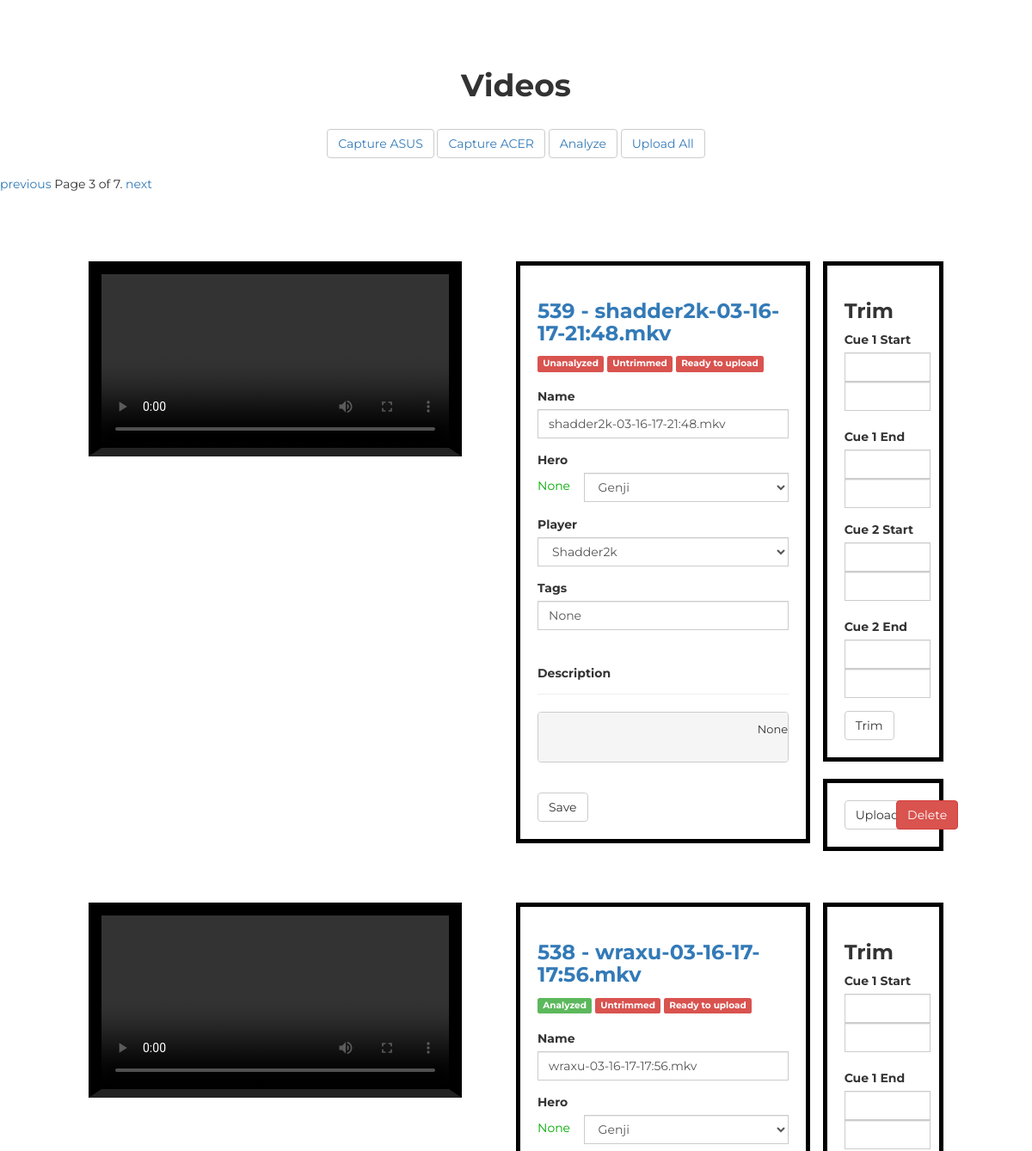
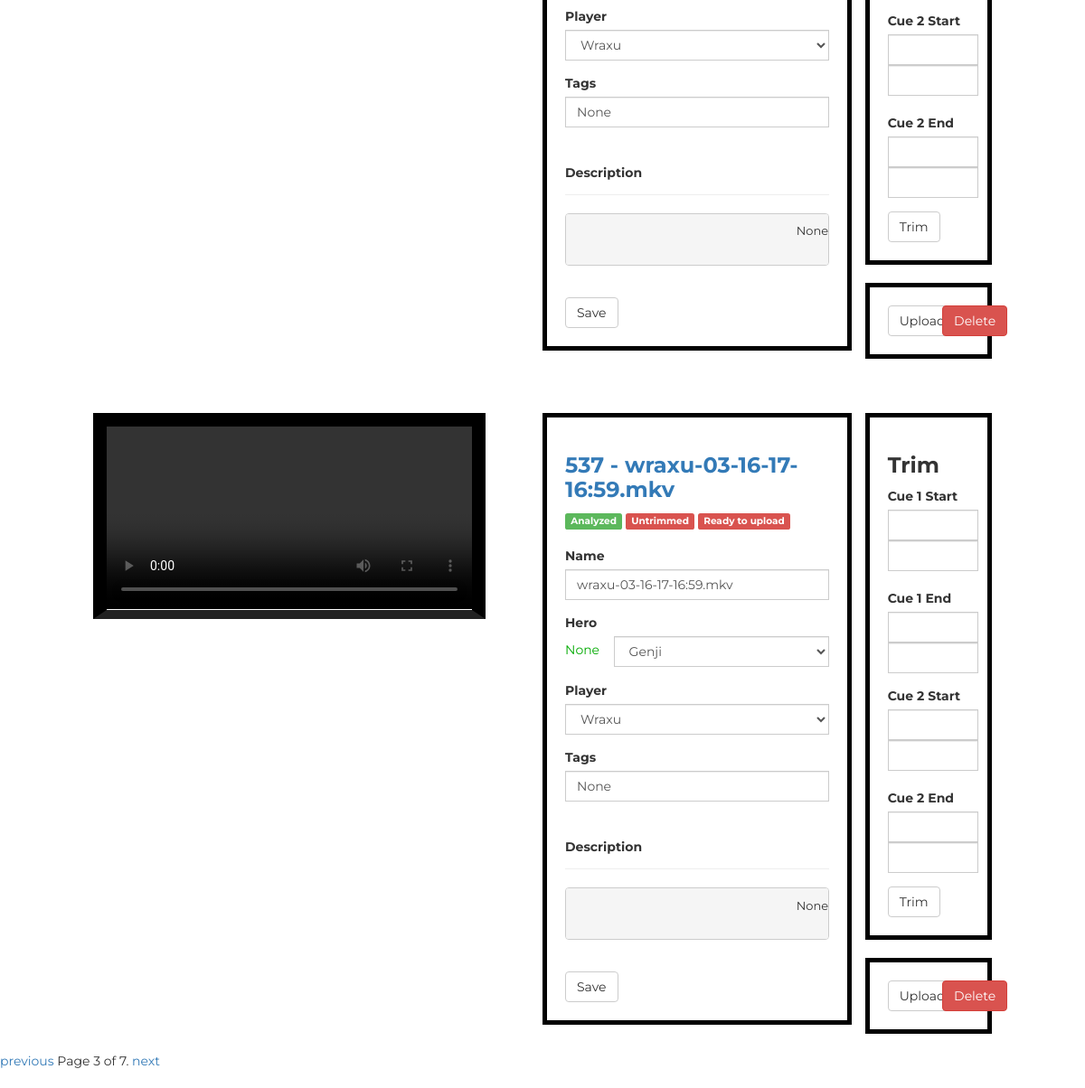
Page /cms/?page=3 on the committed database (2 pictures, top to bottom).
### video/models.py (models this page shows)
class Ytvideo(models.Model):
	name = models.CharField(max_length=120)
	description = models.TextField(blank=True, null=True)
	tags = models.TextField(blank=True, null=True)
	hero = models.CharField(max_length=120, blank=True, null=True)
	is_trimmed = models.BooleanField(default=False)
	is_uploaded = models.BooleanField(default=False)
	is_analyzed = models.BooleanField(default=False)
	player = models.ForeignKey(Player, blank=True, null=True)
	trimmed_path = models.CharField(max_length=120, blank=True, null=True)
	vid_path = models.CharField(max_length=120)
	vid_link = models.CharField(max_length=100, blank=True, null=True)
	timestamp = models.DateTimeField(auto_now_add=True, auto_now=False)
	def __unicode__(self):
		return str(self.pk) + ' -- ' + self.name
	def get_desc(self):
		twitter = ''
		if self.player.twitter:
			twitter = '\ntwitter: ' + self.player.twitter
		m = 'Overwatch Season 3 Daily Dose\nSubscribe for daily dose: https://www.youtube.com/channel/UCaZrokkXp1jnG1ObCcTc6hA?sub_confirmation=1\n\n' + self.name + '\n\n' + 'Overwatch Pro gameplays & highlights. This video aims to help players learn from pro gamers.\n\n' + 'Support ' + self.player.name.upper() + ' here:\n\ntwitch: ' + self.player.url + twitter + '\n\nTwitch videos copyright belongs to the streamers.  If you want one of the videos removed, contact me at my email address below.\n\nSubscribe to receive notifications of future uploads :p'
		return m
	def get_tag(self):
		tags = 'Overwatch,' + self.player.name + ',' + self.hero + ',' + self.player.name + ' ' + self.hero + ',best ' + self.hero + ',pro ' + self.hero
		return tags
	def num_of_cues(self):
		return len(self.vidcue_set.all())
	def delete_vid(self):
		subprocess.call(['sh', 'video/scripts/delete_vid.sh', self.vid_link, self.vid_path])
		self.delete()
	def generate_screenshots(self):
		vid_link = str('ytow' + self.vid_link)
		template_path = str(TEMPLATE_PATH)
		template = Image.open(template_path)
		template_data = np.asarray(template)
		vid = skvideo.io.vreader(vid_link)
		count = 0
		for frame in vid:
			count += 1
			if count % 60 == 0:
				res = cv2.matchTemplate(frame, template_data, cv2.TM_CCOEFF_NORMED)
				print str(count) + ' --- ' + str(res) + ' --- ' + self.name
				if res > 0.3:
					print 'HIT!'
					length = count / 60
					mins = length / 60
					secs = length % 60
					out_folder = str(self.pk) + '/'
					out_time = str(mins).zfill(2) + ':' + str(secs).zfill(2)
					out_name = out_time + '.jpg'
					im = Image.fromarray(frame)
					out_folder_path = str('ytow/static/screenshots/') + out_folder
					if not os.path.exists(out_folder_path):
						os.makedirs(out_folder_path)
					save_out_name = str('ytow/static/screenshots/') + out_folder + out_name
					db_out_name = str('/static/screenshots/') + out_folder + out_name
					Screenshot.objects.create(
						video=self,
						path=db_out_name,
						name=out_time,
					)
					im.save(save_out_name)
		print 'Done'
	def trim(self):
		cues = self.vidcue_set.all()
		if cues:
			for i, cue in enumerate(cues):
				start = cue.start
				end = cue.end
				start_m = int(start.split(':')[1])
				end_m = int(end.split(':')[1])
				start_s = int(start.split(':')[2])
				end_s = int(end.split(':')[2])
				print start_m, end_m, start_s, end_s
				diff = end_m * 60 + end_s - start_m * 60 - start_s
				print diff
				m = str(diff/60)
				s = str(diff%60)
				m = m.zfill(2)
				s = s.zfill(2)
				print m, s
				duration = '00:' + m + ':' + s
				print duration
				vid_name = self.name
				out_name = vid_name.split('.')[0] + str(cue.pk) + str(i) + '.mkv'
				try:
					subprocess.call(['sh', 'video/scripts/trim.sh', vid_name, start, duration, IN_FOLDER, OUT_FOLDER, out_name])
				except Exception, e:
					raise e
				else:
					self.is_trimmed = True
					trimmed_path = '/hdd/things/trimmed/' + out_name
					self.trimmed_path = trimmed_path
					self.save()
					return True
		return False
	def upload(self):
		vid_name = self.name
		title = vid_name
		tags = self.tags
		desc = self.get_desc()
		self.is_uploaded = True
		self.save()
		try:
			subprocess.call(['sh', 'video/scripts/upload.sh', title, desc, tags, self.trimmed_path])
		except Exception, e:
			raise e
	def open_vlc(self):
		name = 'ytow/' + self.vid_link
		try:
			subprocess.call(['sh', 'video/scripts/open.sh', name])
		except Exception, e:
			raise e
	def load_hero_avatars(self):
		hero_avatars = os.listdir(HERO_AVATAR_PATH)
		hs = []
		for h in hero_avatars:
			path = os.path.join(HERO_AVATAR_PATH, h)
			im = Image.open(path)
			hs.append((h.replace('.jpg', ''), im))
		return hs
	def compute_hero(self, start='', end=''):
		if not start:
			print 'No cues given.. pass'
			pass
		start_min = int(start[3:5])
		end_min = int(end[3:5])
		screenshots = self.screenshot_set.all()
		names = [s.name for s in screenshots]
		mins = [int(s.split(':')[0]) for s in names]
		start_ind = bisect.bisect(mins, start_min)
		end_ind = bisect.bisect(mins, end_min)
		screenshots = screenshots[start_ind:end_ind+1]
		ims = []
		for s in screenshots:
			path = 'ytow/' + s.path
			im = Image.open(path)
			ims.append(im)
		hero_count = defaultdict(int)
		hs = self.load_hero_avatars()
		for im in ims:
			hero_avatar = im.crop((430, 557, 533, 633))
			hero_avatar_data = np.asarray(hero_avatar)
			hero_prob = -1
			hero_name = ''
			for h in hs:
				h_name = h[0]
				h_data = np.asarray(h[1])
				res = cv2.matchTemplate(hero_avatar_data, h_data, cv2.TM_CCOEFF_NORMED)
				if res > hero_prob:
					hero_prob = res
					hero_name = h_name
			hero_count[hero_name] += 1
		hero = max(hero_count, key=hero_count.get)
		self.hero = hero
		super(Ytvideo, self).save()
	def analyze(self):
		pass

### video/views.py (the view)
# urls.py: url(r'^cms/$', video_views.cms, name='cms'),
def cms(request):
	videos = Ytvideo.objects.filter(is_uploaded=False).order_by('-timestamp')
	players = Player.objects.all()
	heros = Hero.objects.order_by('name')
	paginator = Paginator(videos, 3)
	page = request.GET.get('page')
	context = {
		'players': players,
	}
	if request.GET and request.GET.get('upload_all'):
		vids_string = ''
		vids = Ytvideo.objects.filter(is_trimmed=True).filter(is_uploaded=False)
		for vid in vids:
			vid.is_uploaded = True
			vid.save()
			vids_string = vids_string + vid.trimmed_path + ' '
		vids_string = vids_string.strip()
		subprocess.call(['sh', 'video/scripts/mass_upload.sh'])
	if request.POST and request.POST.get('vid_delete'):
		print '\n\n\n\n START DELETING... \n\n\n\n'
		pk = request.POST.get('vid_id')
		vid = Ytvideo.objects.get(pk=int(pk))
		context['msg'] = 'Video has been successfully updated.\n' + vid.name
		vid.delete_vid()
		print 'Done deleting..'
		context['videos'] = Ytvideo.objects.filter(is_uploaded=False).order_by('-timestamp')[:3]
	if request.POST and request.POST.get('vid_name'):
		name = request.POST.get('vid_name')
		hero = request.POST.get('vid_hero')
		player = request.POST.get('vid_player')
		tags = request.POST.get('vid_tags')
		pk = request.POST.get('vid_id')
		vid = Ytvideo.objects.get(pk=int(pk))
		vid.name = name
		vid.hero = hero
		if tags:
			vid.tags = string.replace(tags.strip(), ' ', ',')
		player = Player.objects.get(pk=player)
		vid.player = player
		vid.description = vid.get_desc()
		vid.tags = vid.get_tag()
		vid.save()
		videos = Ytvideo.objects.filter(is_uploaded=False).order_by('-timestamp')
		context['msg'] = 'Video has been successfully updated.\n' + vid.name
	if request.POST and request.POST.get('vid_cue1_start_m'):
		pk = request.POST.get('vid_id')
		vid = Ytvideo.objects.get(pk=pk)
		vid_cue1_start_m = request.POST.get('vid_cue1_start_m')
		vid_cue1_start_s = request.POST.get('vid_cue1_start_s')
		vid_cue1_end_m = request.POST.get('vid_cue1_end_m')
		vid_cue1_end_s = request.POST.get('vid_cue1_end_s')
		vid_cue2_start_m = request.POST.get('vid_cue2_start_m')
		vid_cue2_start_s = request.POST.get('vid_cue2_start_s')
		vid_cue2_end_m = request.POST.get('vid_cue2_end_m')
		vid_cue2_end_s = request.POST.get('vid_cue2_end_s')
		if vid_cue1_start_m and vid_cue1_start_s and vid_cue1_end_m and vid_cue1_end_s:
			vid_cue1_start = '00:' + str(vid_cue1_start_m) + ':' + str(vid_cue1_start_s)
			vid_cue1_end = '00:' + str(vid_cue1_end_m) + ':' + str(vid_cue1_end_s)
			Vidcue.objects.create(
				video=vid,
				start=vid_cue1_start,
				end=vid_cue1_end,
				)
		if vid_cue2_start_m and vid_cue2_start_s and vid_cue2_end_m and vid_cue2_end_s:
			vid_cue2_start = '00:' + str(vid_cue2_start_m) + ':' + str(vid_cue2_start_s)
			vid_cue2_end = '00:' + str(vid_cue2_end_m) + ':' + str(vid_cue2_end_s)
			Vidcue.objects.create(
				video=vid,
				start=vid_cue2_start,
				end=vid_cue2_end,
				)
		vid.trim()
		if vid.is_analyzed:
			vid.compute_hero(vid_cue1_start, vid_cue1_end)
		context['msg'] = 'Trimmed successfully. ' + vid.name
		videos = Ytvideo.objects.filter(is_uploaded=False).order_by('-timestamp')
	if request.POST and request.POST.get('vid_upload'):
		pk = request.POST.get('vid_id')
		vid = Ytvideo.objects.get(pk=pk)
		vid.upload()
		context['msg'] = 'Uploaded successfully. ' + vid.name
	if request.POST and request.POST.get('analyze'):
		mass_screenshot()
		context['msg'] = 'Analyzed done!.. '
	try:
		videos = paginator.page(page)
	except PageNotAnInteger:
		videos = paginator.page(1)
	except EmptyPage:
		videos = paginator.page(paginator.num_pages)
	context['videos'] = videos
	return render(request, 'cms.html', context)

### templates/cms.html (shortened to what this page needs)
<!DOCTYPE html>
{% load staticfiles %}
<html>
<head>
	<link rel="stylesheet" type="text/css" href="{% static 'css/bootstrap.css' %}">
	<link rel="stylesheet" type="text/css" href="{% static 'css/main.css' %}">
</head>
<body>
	<div class="lg_padding"></div>
	<h1 class="text-center bold">Videos</h1>
	<div class="sm_padding text-center">
		<button class="btn btn-default"><a href="{% url 'video_capture' %}?capture=1">Capture ASUS</a></button>
		<button class="btn btn-default"><a href="{% url 'video_capture' %}?capture=2">Capture ACER</a></button>
		<button class="btn btn-default"><a href="{% url 'cms' %}?analyze=1">Analyze</a></button>
		<button class="btn btn-default"><a href="{% url 'cms' %}?upload_all=1">Upload All</a></button>
	</div>
	<div class="pagination text-center">
			<span class="step-links">
					{% if videos.has_previous %}
							<a href="?page={{ videos.previous_page_number }}">previous</a>
					{% endif %}
					<span class="current">
							Page {{ videos.number }} of {{ videos.paginator.num_pages }}.
					</span>
					{% if videos.has_next %}
							<a href="?page={{ videos.next_page_number }}">next</a>
					{% endif %}
			</span>
	</div>
	{% for vid in videos %}
	<div class="lg_padding"></div>
	<div class="row">
		<div class="col-xs-10 col-xs-offset-1">
		<div class="row">
			<div class="col-sm-6">
				<video controls class="vid_border_black">
					<source src="{{ vid.vid_link }}" type='video/webm'>
				</video>
			</div>
			<div class="col-sm-6">
				<div class="row">
					<div class="col-sm-8 border_black sm_padding_all">
						<a href="{% url 'video_detail' vid.pk %}"><h3 class="bold">{{ vid.pk }} - {{ vid.name }}</h3></a>
						<div class="inline">
							{% if vid.is_analyzed %}
								<span class="label label-success">Analyzed</span>
							{% else %}
								<span class="label label-danger">Unanalyzed</span>
							{% endif %}
							{% if vid.is_trimmed %}
								<span class="label label-success">Trimmed</span>
							{% else %}
								<span class="label label-danger">Untrimmed</span>
							{% endif %}
							{% if vid.is_uploaded %}
								<span class="label label-success">Uploaded</span>
							{% else %}
								<span class="label label-danger">Ready to upload</span>
							{% endif %}
						</div>
						<div class="sm_padding"></div>
						<form action="" method="POST" id="info_form">
							<div class="form-group">
								<label>Name</label>
								<input type="text" name="vid_name" id="vid_name" class="form-control" value="{{ vid.name }}">
							</div>
							<div class="form-group">
								<label>Hero</label>
								<div class="row">
								<div class="col-sm-2">
									<p class="green xs_padding">{{ vid.hero }}</p>
								</div>
								<div class="col-sm-10">
								<select class="form-control" name="vid_hero" id="vid_hero">
									<option selected="selected">
										Genji
									</option>
								</select>
								</div>
								</div>
							</div>
							<div class="form-group">
								<label>Player</label>
								<select class="form-control" id="vid_player" name="vid_player">
									{% for player in players %}
										{% if player == vid.player %}
											<option selected="selected" value="{{ player.pk }}">
										{% else %}
											<option value="{{ player.pk }}">
										{% endif %}
										{{ player.name }}
										</option>
									{% endfor %}
								</select>
							</div>
							<div class="form-group">
								<label>Tags</label>
								<input type="text" class="form-control" name="vid_tags" class="form-control" value="{{ vid.tags }}">
							</div>
							<div class="form-group">
								<div class="page-header">
								<label>Description</label>
								</div>
								<pre>
									{{ vid.description }}
								</pre>
							</div>
							<div class="sm_padding"></div>
							<input type="submit" name="Submit" value="Save" class="btn btn-default">
						</form>
					</div>
					<div class="col-sm-4">
						<div class="border_black sm_padding_all">
						<h3 class="bold">Trim</h3>
						<form action="" method="POST">
							<div class="form-group">
								<label>Cue 1 Start</label>
								<div class="form-inline">
									<input type="text" name="vid_cue1_start_m" class="form-control cue_input" value={{ vid.vidcue_set.first.start }}>
									<input type="text" name="vid_cue1_start_s" class="form-control cue_input">
								</div>
								<div class="sm_padding"></div>
								<label>Cue 1 End</label>
								<div class="form-inline">
									<input type="text" name="vid_cue1_end_m" class="form-control cue_input" value={{ vid.vidcue_set.first.end }}>
									<input type="text" name="vid_cue1_end_s" class="form-control cue_input">
								</div>
							</div>
							<div class="form-group">
								<label>Cue 2 Start</label>
								<div class="form-inline">
									{% if vid.num_of_cues == 2 %}
										<input type="text" name="vid_cue2_start_m" class="form-control cue_input" value={{ vid.vidcue_set.last.start }}>
									{% else %}
										<input type="text" name="vid_cue2_start_m" class="form-control cue_input">
									{% endif %}
									<input type="text" name="vid_cue2_start_s" class="form-control cue_input">
								</div>
								<div class="sm_padding"></div>
								<label>Cue 2 End</label>
								<div class="form-inline">
									{% if vid.num_of_cues == 2 %}
										<input type="text" name="vid_cue2_end_m" class="form-control cue_input" value={{ vid.vidcue_set.last.end }}>
									{% else %}
										<input type="text" name="vid_cue2_end_m" class="form-control cue_input">
									{% endif %}									<input type="text" name="vid_cue2_end_s" class="form-control cue_input">
								</div>
							</div>
							<input type="submit" value ="Trim" class="btn btn-default">
						</form>
						</div>
						<div class="sm_padding"></div>
						{% if not vid.is_uploaded %}
							<div class="border_black sm_padding_all">
							<div class="row">
							<div class="col-sm-6">
							<form action="" method="POST">{% csrf_token %}
								<input type="submit" value ="Upload" class="btn btn-default" id="upload_button">
							</form>
							</div>
							<div class="col-sm-6">
							<form action="" method="POST">{% csrf_token %}
								<input type="submit" value ="Delete" class="btn btn-danger" id="delete_button">
							</form>
							</div>
							</div>
							</div>
						{% endif %}
					</div>
				</div>
			</div>
		</div>
		</div>
	</div>
	{% endfor %}
	<div class="pagination text-center">
	    <span class="step-links">
	        {% if videos.has_previous %}
	            <a href="?page={{ videos.previous_page_number }}">previous</a>
	        {% endif %}
	        <span class="current">
	            Page {{ videos.number }} of {{ videos.paginator.num_pages }}.
	        </span>
	        {% if videos.has_next %}
	            <a href="?page={{ videos.next_page_number }}">next</a>
	        {% endif %}
	    </span>
	</div>
</body>
</html>

### rows in the picture
Ytvideo: pk "539", name "shadder2k-03-16-17-21:48.mkv", is_analyzed "Unanalyzed", is_trimmed "Untrimmed", is_uploaded "Ready to upload", vid_name "shadder2k-03-16-17-21:48.mkv", hero "None", vid_tags "None", description "None"
Ytvideo: pk "538", name "wraxu-03-16-17-17:56.mkv", is_analyzed "Analyzed", is_trimmed "Untrimmed", is_uploaded "Ready to upload", vid_name "wraxu-03-16-17-17:56.mkv", hero "None", vid_tags "None", description "None"
Ytvideo: pk "537", name "wraxu-03-16-17-16:59.mkv", is_analyzed "Analyzed", is_trimmed "Untrimmed", is_uploaded "Ready to upload", vid_name "wraxu-03-16-17-16:59.mkv", hero "None", vid_tags "None", description "None"

### other values in the picture
{{ videos.number }} "3"
{{ videos.paginator.num_pages }} "7"
form field vid_player "Shadder2k"
form field vid_player "Wraxu"
